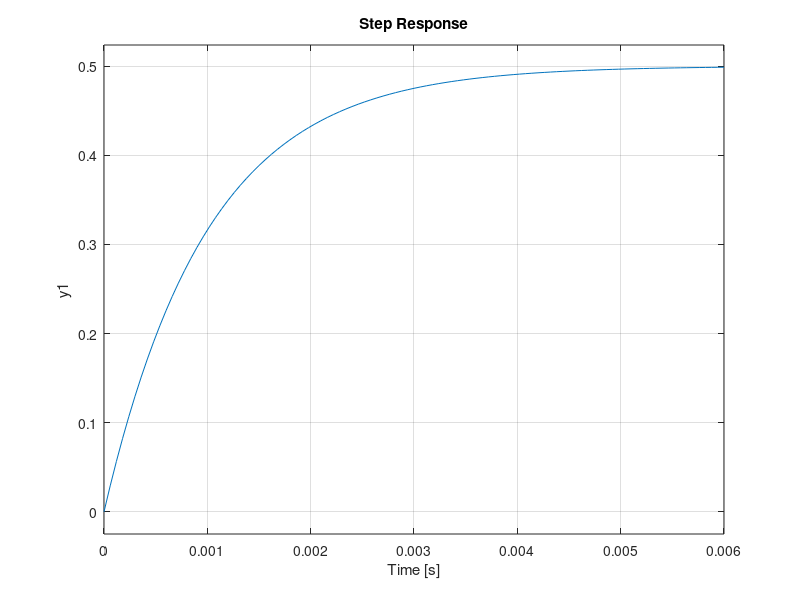

This chart was generated by the following MATLAB code: (Note: this script raises an error after producing the figure.)
%% parametersof a First-Order System
k=0.5;
R= 1e4;
C=1e-7;
T=R*C;
%% Modeling a First-Order System
num=[0 k];
den=[T 1];
G=tf(num,den)
step(G)
%% Analyzing the System Response:
sys=stepinfo(G);
disp(sys)
%% Exploring Different Scenarios:
k=0.75;
t=0.005;
Num=[0 k];
Den=[t 1];
g=tf(Num,Den);
subplot(2,3,6)
step(g)
title(['For  ' 'K=' num2str(k) ',' 'T=' num2str(t)])
hold on
%% Ramp Input Response:
k=0.5;
R= 1e4;
C=1e-7;
T=R*C;
num=[0 k];
den=[T 1];
G=tf(num,den)

time=0:0.01:10;
u_ramp = 0.1 * time;

[y_ramp, t_ramp]=lsim(G,u_ramp,time);
plot(t_ramp,y_ramp)

%% Parabolic Input Response:
k=0.5;
R= 1e4;
C=1e-7;
T=R*C;
num=[0 k];
den=[T 1];
G=tf(num,den)

time=0:0.01:10;
u_parabolic = 0.2 * time.^2;
[y_parabolic,t_parabolic]=lsim(G,u_parabolic,time);
plot(t_parabolic,y_parabolic)
hold on
plot(time,u_parabolic)
legend('Response','Input')